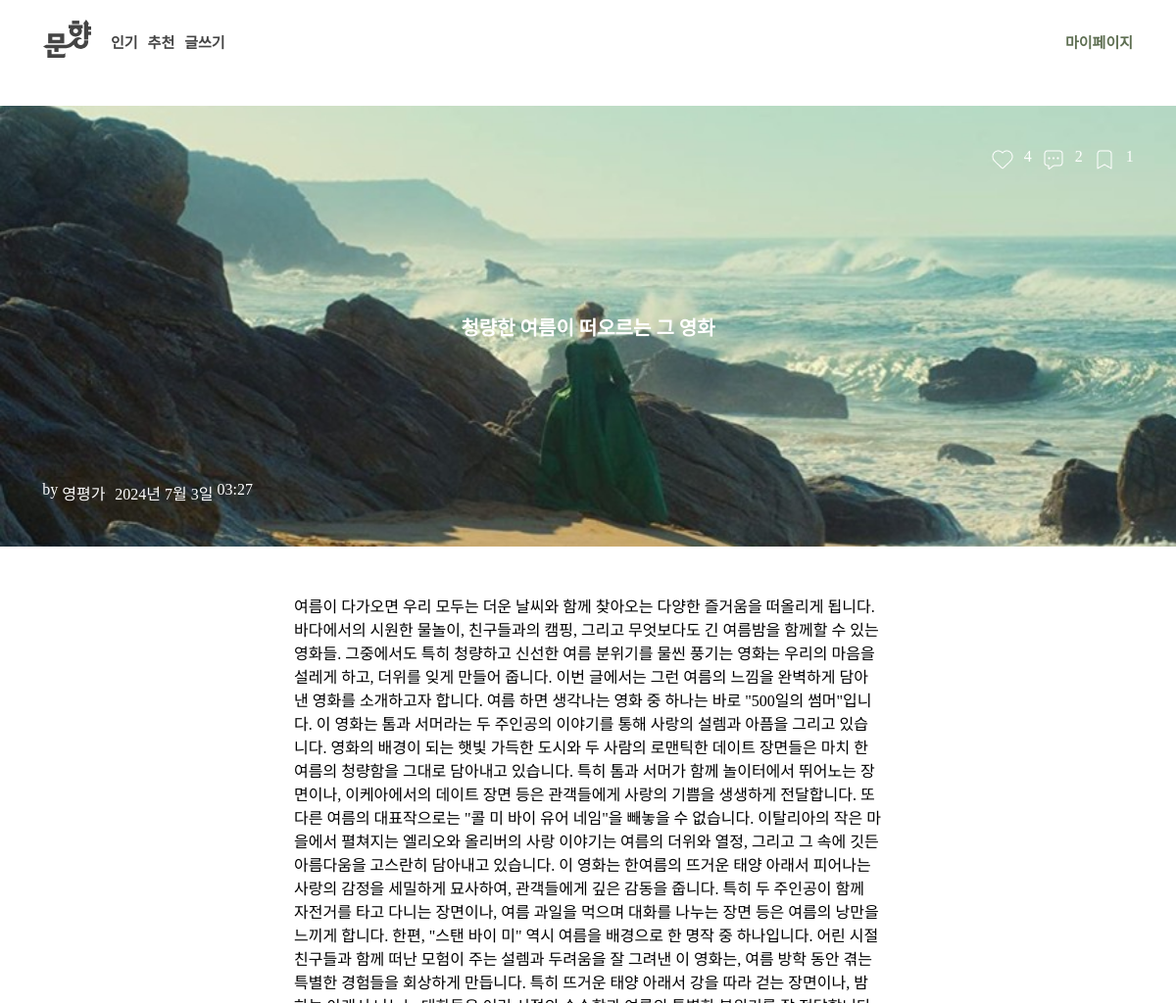
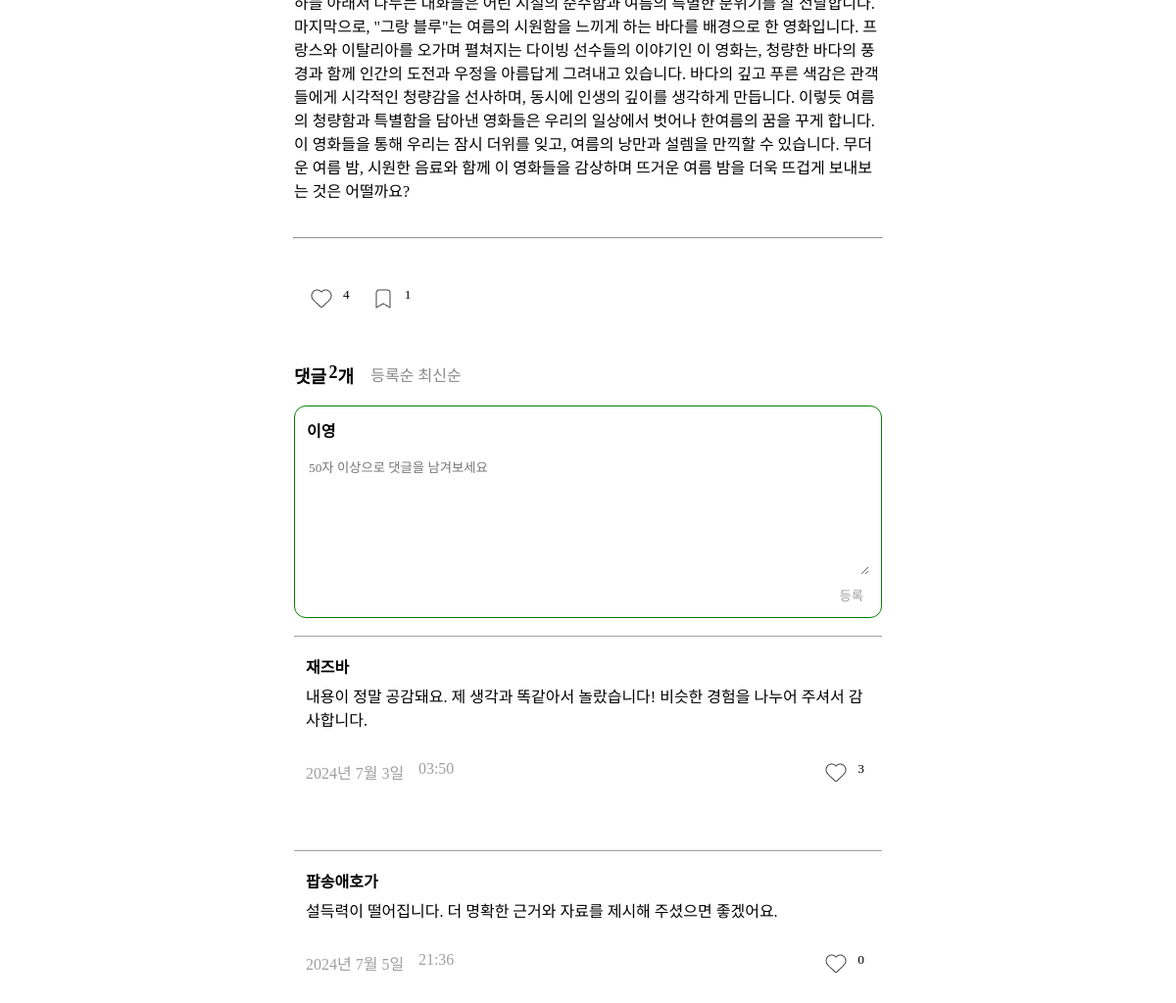
/posts/detail/1/ (signed in), run on the app's committed database (2 pictures, top to bottom).
### posts/models.py (models this page shows, shortened)
class Post(models.Model):
    MOVIE = 'MO'
    BOOK = 'BO'
    MUSIC = 'MU'
    ECONOMY = 'EC'
    SCIENCE = 'SC'
    SOCIETY = 'SO'
    FREEDOM = 'FR'
    CATEGORY_CHOICES = [
        (MOVIE, '영화'),
        (BOOK, '도서'),
        (MUSIC, '음악'),
        (ECONOMY, '경제'),
        (SCIENCE, '과학'),
        (SOCIETY, '사회'),
        (FREEDOM, '자유'),
    ]
    title = models.CharField('제목', max_length=200)
    writer = models.ForeignKey(settings.AUTH_USER_MODEL, on_delete=models.CASCADE, verbose_name='작성자', null=True, blank=True)
    image = models.ImageField(blank=True, upload_to="post_photo", default='post_photo/bin_img.svg')
    content = models.TextField('내용')
    category = models.CharField('글 분야', max_length=2, choices=CATEGORY_CHOICES, default='자유')
    created_at = models.DateTimeField(auto_now_add=True)
    comment = models.ForeignKey('Comment', on_delete=models.CASCADE, related_name='comments', verbose_name='댓글', null=True, blank=True)
    def like_count(self):
        return self.likes.count()
    def comment_count(self):
        if self.comments.exists():  # comments가 존재하는지 확인
            return self.comments.count()
        return 0  # comments가 없는 경우 0을 반환
    def scrap_count(self):
        return self.scraps.count()

class Comment(models.Model):
    post = models.ForeignKey(Post, on_delete=models.CASCADE, related_name='comments', verbose_name='게시글', null=True, blank=True)
    content = models.TextField(verbose_name='내용')
    created_at = models.DateTimeField(auto_now_add=True, verbose_name='작성일')
    writer = models.ForeignKey(settings.AUTH_USER_MODEL, on_delete=models.CASCADE, verbose_name='작성자', null=True)
    def like_count(self):
        if self.comment.exists():  # comments가 존재하는지 확인
            return self.comment.count()
        return 0

### accounts/models.py (models this page shows, shortened)
class User(AbstractUser) :
    email = models.EmailField(max_length=64, unique=True, null=True)
    nickname = models.CharField(max_length=20, unique=True, null=True)
    profile = models.ImageField(upload_to='profiles/', blank=True, null=True)
    point = models.IntegerField(default=0)
    posts = models.ManyToManyField(Post, related_name='user_posts', blank=True)
    comments = models.ManyToManyField(Comment, related_name='user_comments', blank=True)
    def user_posts(self):
        return self.posts.filter(writer=self)
    def user_comments(self):
        return self.comments.filter(writer=self)

### posts/views.py (the view)
# urls.py: path('posts/detail/<int:pk>/', posts.views.post_detail_view, name='post-detail'),
@login_required
def post_detail_view(request, pk):
    post = get_object_or_404(Post, pk=pk)
    if request.method == "POST":
        if request.path.endswith('/like/'):
            if post.likes.filter(user=request.user).exists():
                post.likes.filter(user=request.user).delete()
            else:
                Like.objects.create(user=request.user, post=post)
            return redirect('post-detail', pk=pk)
        elif request.path.endswith('/scrap/'):
            if Scrap.objects.filter(user=request.user, post=post).exists():
                Scrap.objects.filter(user=request.user, post=post).delete()
            else:
                Scrap.objects.create(user=request.user, post=post)
            return redirect('post-detail', pk=pk)
        elif request.path.endswith('/comment/'):
            comment_form = CommentForm(request.POST)
            if comment_form.is_valid():
                comment = comment_form.save(commit=False)
                comment.post = post
                comment.writer = request.user
                comment.created_at = timezone.now()
                comment.save()
                return redirect('post-detail', pk=post.pk)
    else:
        comment_form = CommentForm()
    comments = post.comments.all()
    context = {
        'post': post,
        'comments': comments,
        'comment_form': comment_form,
    }
    return render(request, 'contentdetail.html', context)

### posts/forms.py
class CommentForm(forms.ModelForm):
    class Meta:
        model =  Comment
        fields = ['content']

### posts/templates/contentdetail.html (shortened to what this page needs)
<!DOCTYPE html>
<html lang="en">
    <head>
        {% load static %}
        <link rel="stylesheet" href="{% static 'css/contentdetail.css' %}" />
    </head>
    <div class="bar">
        <nav class="nav" style="font-family: Pretendard;">
         <div class="Left">
            <div class="Title"><a href="{% url 'before-main' %}"><img src="{% static 'img/logo.svg' %}" /></div>
           <div class="Selectbar">
             <div class="popluar">
               <a href="{% url 'popular-main' %}" class="navlink">인기</a>
             </div>
             <div class="recommend">
               <a href="{% url 'recommend-main' %}" class="navlink">추천</a>
             </div>
             <div class="writenew">
               <a href="{% url 'post-form' %}" class="navlink">글쓰기</a>
             </div>
           </div>
         </div>
         <div class="Right">
           <div class="login">
             <a href="{% url 'mypage' %}"" class="navlinklogin">마이페이지</a>
           </div>
         </div>
       </nav>
     </div>
    <body>
        <div class="bodyelements">
            <div class="bodybackground">
                <img src="{% if post.image %}{{ post.image.url }}{% else %}{% static 'img/bin_img.svg' %}{% endif %}"  style="background-size: cover; background-position: center;background-repeat: no-repeat; width: 100%;"/>
                <div class="bodybackgroundelements">
                    <div class="backgroundmore">
                        <div class="backgroundHeart">
                            <div class="heartImg">
                                <img src="{% static 'img/heartw.png' %}" />
                            </div>
                            <div class="heartCnt" id="backgroundHeartCount">{{ post.like_count }}</div>
                        </div>
                        <div class="backgroundComments">
                            <div class="commentImg">
                                <img src="{% static 'img/commentsw.png' %}" />
                            </div>
                            <div class="commentCnt">{{ post.comment_count }}</div>
                        </div>
                        <div class="backgroundScrap">
                            <div class="ScrapImg">
                                <img src="{% static 'img/bookmarkw.png' %}"  />
                            </div>
                            <div class="ScrapCnt"  id="backgroundScrapCount">{{ post.scrap_count }}</div>
                        </div>
                    </div>
                    <div class="backgroundtitle" style="color: white;">
                        {{ post.title }}
                    </div>
                    <div class="backgroundwhen" style="color: white;">
                        <div class="backgroundwho">
                            <div class="backgroundwhoby">by</div>
                            <div class="backgroundwhoname">{{ post.writer.nickname }}</div>
                        </div>
                        <div class="bodybackgrounddate">{{ post.created_at|date:"Y년 n월 j일" }}</div>
                        <div class="bodybackgroundtime">{{ post.created_at|time:"H:i" }}</div>
                    </div>
                </div>
            </div>
            <div class="writingselements">
                <div class="writingcontents">
                    {{ post.content }}
                </div>
                <hr style="width: 50%; margin-top: 3%; color: #EEEEEE;">
                <div class="likescrap">
                    <form method="post" action="{% url 'post-like' post.id %}">
                    <button class="backgroundHeart" style="background: none; border: none;">
                        <div class="heartImg">
                            <img src="{% static 'img/heart.png' %}" id="heartImage" />
                        </div>
                        <div class="heartCnt" id="heartCount">{{ post.like_count }}</div>
                    </button>
                    </form>
                    <form method="post" action="{% url 'post-scrap' post.id %}">
                    <button class="backgroundScrap" style="background: none; border: none;">
                        <div class="ScrapImg">
                            <img src="{% static 'img/bookmark.png' %}" id="scrapImage"/>
                        </div>
                        <div class="ScrapCnt"id="scrapCount">{{ post.scrap_count }}</div>
                    </button>
                    </form>
                </div>
                <div class="comments">
                    <div class="commentsetting">
                        <div class="commentcnt">
                            <div class="commentstitle">댓글</div>
                            <div class="commentcntelements">
                                <div class="commentnumber">{{ comments|length }}</div>
                                <div class="commentnumberR">개</div>
                            </div>
                        </div>
                        <div class="commentssetting">
                            <a id="sortOldest" href="{% url 'sort-comments-oldest' post.id %}"
                            style="color: #888; text-decoration: none; cursor: pointer;"
                            onclick="this.style.color = '#000';">등록순</a>
                            <a id="sortNewest" href="{% url 'sort-comments-newest' post.id %}"
                            style="color: #888; text-decoration: none; cursor: pointer;"
                            onclick="this.style.color = '#000';">최신순</a>
                        </div>
                    </div>
                    <form method="post" action="{% url 'post-comment' post.id %}">
                        <div class="commentswrittingbox">
                            <div class="commentwritingboxelements">
                                <div class="commentcntelementsid">{{ user.nickname }}</div>
                                <textarea
                                    name = "content"
                                    type="text"
                                    placeholder="50자 이상으로 댓글을 남겨보세요"
                                    class="commentbox"
                                    cols="40"
                                    rows="5"
                                ></textarea>
                                <div class="commentbtnelements">
                                    <input type="submit" class="commentregister" value="등록"></input>
                                </div>
                            </div>
                        </div>
                    </form>
                    {% if comments %}
                            {% for comment in comments %}
                    <div class="commentswritten" id="commentsContainer">
                        <div class="commentswrittenelements">
                            <div class="commentswrittenid">{{ comment.writer.nickname }}</div>
                            <div class="commentswrittencontents">{{ comment.content }}</div>
                            <div class="commentswrittenmore">
                                <div class="commentswritteninfo">
                                    <div class="commentswrittendate">{{ comment.created_at|date:"Y년 n월 j일" }}</div>
                                    <span>ㅤ</span>
                                    <div class="commentswrittentime">{{ comment.created_at|time:"H:i" }}</div>
                                </div>
                                <form method="post" action="{% url 'post-comment-like' comment.pk %}">
                                    <button class="heart" style="background: none; border: none; display: flex;">
                                        <div class="heartImg">
                                            <img src="{% static 'img/heart.png' %}" id="heartImage" />
                                        </div>
                                        <div class="heartCnt" id="heartCount">{{ comment.like_count }}</div>
                                    </button>
                                </form>
                            </div>
                        </div>
                    </div>
                    {% endfor %}
                    {% else %}
                        <p>댓글이 없습니다.</p>
                    {% endif %}
                </div>
            </div>
        </div>
    </body>
</html>

### static/css/contentdetail.css (style rules this page uses)
* { font-family: Pretendard; }
body { margin: 0px; }
.bodybackground { position: relative; background-size: cover; background-position: center; background-repeat: no-repeat; width: 100%; height: 450px; }
.bodybackground img { width: 100%; height: 100%; object-fit: cover; }
.bodybackgroundelements { position: absolute; top: 0; left: 0; width: 100%; height: 100%; display: flex; flex-direction: column; justify-content: space-between; padding: 20px; box-sizing: border-box; color: white; }
.backgroundmore { display: flex; flex-direction: row; justify-content: right; }
.backgroundmore, .backgroundwhen { margin: 2%; }
.backgroundmore div { display: flex; flex-direction: row; color: white; }
.heartImg, .commentImg, .ScrapImg { margin-right: 10px; margin-left: 10px; }
.backgroundtitle { display: flex; justify-content: center; color: white; font-size: 20px; font-weight: bold; }
.backgroundwhen, .backgroundwho { display: flex; flex-direction: row; color: white; }
.backgroundwho { margin-right: 10px; }
.writingcontents, .comments, .likescrap { margin-top: 4%; margin-left: 25%; margin-right: 25%; }
.likescrap, .backgroundHeart, .backgroundScrap, .commentsetting, .commentcnt, .commentcntelements { display: flex; flex-direction: row; }
.commentsetting, .commentssetting { width: 100%; }
.commentsetting { margin-bottom: 3%; }
.commentcnt { width: 15%; }
.commentstitle { margin-right: 3%; }
.commentswrittingbox { border: 1px solid green; padding: 2%; border-radius: 12px; }
.commentwritingboxelements { display: flex; flex-direction: column; }
.commentcntelementsid { margin-bottom: 1%; }
.commentbox { border: none; padding-top: 10px; box-sizing: border-box; line-height: 1.5; padding-bottom: 20px; }
.commentbox::placeholder { line-height: normal; }
.commentbtnelements { width: 100%; display: flex; justify-content: right; }
.commentregister { background-color: white; border: none; color: #9f9f9f; margin-top: 10px; }
.commentswritten { margin-top: 3%; margin-bottom: 8%; display: flex; justify-content: center; flex-direction: column; width: 100%; }
.commentswrittenid { margin-bottom: 1%; margin-top: 3%; }
.commentswrittenmore { margin-top: 5%; color: #9f9f9f; }
.commentswrittenelements { display: flex; flex-direction: column; margin-bottom: 3%; border-top: 1px solid #9f9f9f; }
.commentswrittenid, .commentswrittencontents, .commentswrittenmore { margin-right: 2%; margin-left: 2%; }
.commentswrittenmore { display: flex; flex-direction: row; justify-content: space-between; }
.commentswrittenmore div { display: flex; flex-direction: row; }
.commentcntelementsid, .commentswrittenid { font-weight: bold; font-size: 16px; }
.commentcnt { font-size: 18px; font-weight: bold; }
.backgroundwhoname, .bodybackgroundtime { margin-left: 4px; }
nav { display: flex; flex-direction: row; justify-content: space-between; margin-bottom: 2%; margin-top: 0px; padding-left: 2%; padding-right: 2%; background: #fff; }
.Title, .Selectbar, .Left, .Right { display: flex; flex-direction: row; margin: 10px; }
.Selectbar div, .Right div { margin-right: 10px; }
.Selectbar, .Right { display: flex; justify-content: center; align-items: center; }
.Title { color: black; font-weight: bolder; font-size: 20px; }
.navlinklogin, .navlinksign, .navlink { text-decoration-line: none; font-size: 15px; }
.navlink { color: #444444; font-weight: bold; }
.navlinklogin, .navlinksign { color: #5e6f52; font-weight: bold; }

### data on the page
Post: image (picture), like_count "4", comment_count "2", scrap_count "1", title "청량한 여름이 떠오르는 그 영화", writer.nickname "영평가", created_at "2024년 7월 3일", created_at "03:27", content "여름이 다가오면 우리 모두는 더운 날씨와 함께 찾아오는 다양한 즐거움을 떠올리게 됩니다. 바다에서의 시원한 물놀이, 친구들과의 캠핑, 그리고 무엇보다도 긴 여름밤을 함께할 수 있는 영화들. 그중에서도 특히 청량하고 신선한 여름 분위기를 물씬 풍기는 영화는 우리의 마음을 설레게 하고, 더위를 잊게 만들어 줍니다. 이번 글에서는 그런 여름의 느낌을 완벽하게 담아낸 영화를 소개하고자 합니다. 여름 하면 생각나는 영화 중 하나는 바로 \"500일의 썸머\"입니다. 이 영화는 톰과 서머라는 두 주인공의 이야기를 통해 사랑의 설렘과 아픔을 그리고 있습니다. 영화의 배경이 되는 햇빛 가득한 도시와 두 사람의 로맨틱한 데이트 장면들은 마치 한여름의 청량함을 그대로 담아내고 있습니다. 특히 톰과 서머가 함께 놀이터에서 뛰어노는 장면이나, 이케아에서의 데이트 장면 등은 관객들에게 사랑의 기쁨을 생생하게 전달합니다. 또 다른 여름의 대표작으로는 \"콜 미 바이 유어 네임\"을 빼놓을 수 없습니다. 이탈리아의 작은 마을에서 펼쳐지는 엘리오와 올리버의 사랑 이야기는 여름의 더위와 열정, 그리고 그 속에 깃든 아름다움을 고스란히 담아내고 있습니다. 이 영화는 한여름의 뜨거운 태양 아래서 피어나는 사랑의 감정을 세밀하게 묘사하여, 관객들에게 깊은 감동을 줍니다. 특히 두 주인공이 함께 자전거를 타고 다니는 장면이나, 여름 과일을 먹으며 대화를 나누는 장면 등은…"
User: nickname "이영"
Comment: writer.nickname "재즈바", content "내용이 정말 공감돼요. 제 생각과 똑같아서 놀랐습니다! 비슷한 경험을 나누어 주셔서 감사합니다.", created_at "2024년 7월 3일", created_at "03:50", like_count "3"
Comment: writer.nickname "팝송애호가", content "설득력이 떨어집니다. 더 명확한 근거와 자료를 제시해 주셨으면 좋겠어요.", created_at "2024년 7월 5일", created_at "21:36", like_count "0"

### other printed values
{{ comments|length }} "2"
